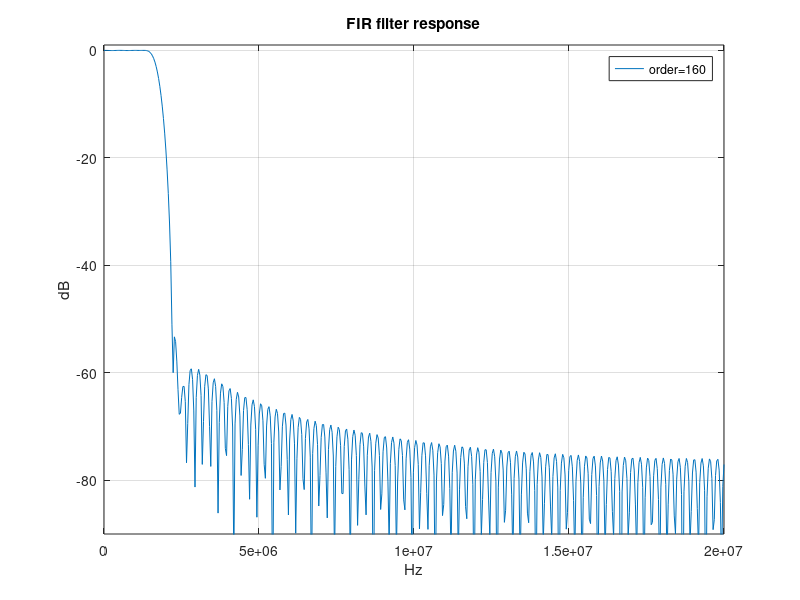

The MATLAB source for this figure:
% Input parameters

% cfir00
fs = 40e6;            % sampling freq
fc = 1.8e6;           % cut off freq
L  = 160;             % filter order

%fs = 4e6;             % sampling freq
%fc = 0.180e6;           % cut off freq
%L  = 260;             % filter order

%fs = 0.400e6          % sampling freq
%fc = 0.180e6;         % cut off freq
%L  = 256;             % filter order

% Calculate the filter
f0 = fc/(fs/2);       % norm. frequency
b = fir1(L, f0);      % FIR filter coefficients

% Get the frequency response
h  = freqz(b);       
nf = ( 0:pi/(length(h)-1):pi )';
f  = nf*fs/(2*pi);

% Plot the filter response
plot( f, 20*log10( abs(h) ) );
xlabel( "Hz" );
ylabel( "dB" );
title( "FIR filter response" );
legend( sprintf("order=%d", length(b)-1) );
axis( [0,fs/2,-90,1] );
grid on;

% saveas seems to be coming up unresolved, but is in documenation
%saveas( 1, "plot1.png", "png" ); % Save figure 1 as png
print -dpng fig1.png;


%%%%%%%%%%%%%%%%%%%%%%%%%%%%%%%%%%%%%%%%%%%%%%%%%%%%%%%%%%%%%%%%%%%%%%%%%%%%%%%%
%
% Create the Xilinx .coe file
%

B  = 16;                      %% 16 bit coeffs
b  = b/max(b);                %% Floating point coefficients
bz = round(b*power(2,B-1)-1); %% Fixed point coefficients

fid = fopen( "cfir.coe", "w");
fprintf(fid,";\n");
fprintf(fid,"; CIC Fir compensation filter\n");
fprintf(fid,"; Coefficients generated by Octave\n");
fprintf(fid,"; Fs (sampling freq)      =%d [Hz]\n",fs);
fprintf(fid,"; Fc (cutoff freq)        =%d [Hz]\n",fc);
fprintf(fid,"; F0 (normalized cutoff)  =%f\n",f0);
fprintf(fid,"; L  (number coefs)       =%d\n",L);
fprintf(fid,";\n");
fprintf(fid,"radix=10;\n");
fprintf(fid,"coefdata=\n");
for i=1:L 
   fprintf(fid,"%d,\n",bz(i));
endfor
fprintf(fid,";\n");
fclose(fid);

